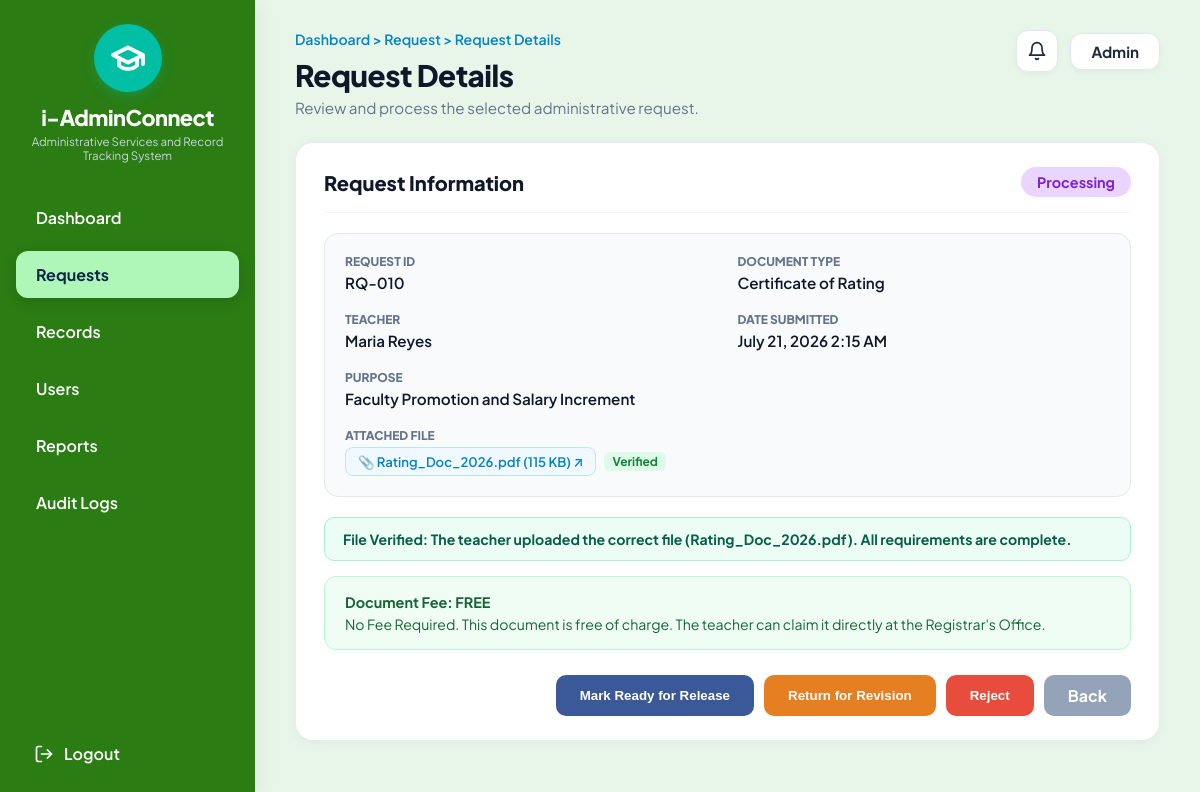
/request_details.php?id=2 (signed in), run on the app's committed database.
### tables this page shows
CREATE TABLE `requests` (
  `id` int(11) NOT NULL AUTO_INCREMENT,
  `tracking_number` varchar(50) NOT NULL,
  `user_id` int(11) NOT NULL,
  `request_type_id` int(11) NOT NULL,
  `purpose` text NOT NULL,
  `additional_notes` text DEFAULT NULL,
  `attached_filename` varchar(255) DEFAULT NULL,
  `file_size_kb` varchar(50) DEFAULT NULL,
  `file_verified` tinyint(1) DEFAULT 1,
  `status` enum('Pending','Under Review','Processing','Ready for Release','Released','Returned for Revision','Rejected') NOT NULL DEFAULT 'Pending',
  `current_stage` int(11) NOT NULL DEFAULT 1,
  `stage1_time` varchar(100) DEFAULT NULL,
  `stage2_time` varchar(100) DEFAULT NULL,
  `stage3_time` varchar(100) DEFAULT NULL,
  `stage4_time` varchar(100) DEFAULT NULL,
  `remarks` text DEFAULT NULL,
  `created_at` timestamp NOT NULL DEFAULT current_timestamp(),
  `updated_at` timestamp NOT NULL DEFAULT current_timestamp() ON UPDATE current_timestamp(),
  PRIMARY KEY (`id`),
  UNIQUE KEY `tracking_number` (`tracking_number`),
  KEY `user_id` (`user_id`),
  KEY `request_type_id` (`request_type_id`),
  CONSTRAINT `fk_req_type` FOREIGN KEY (`request_type_id`) REFERENCES `request_types` (`id`),
  CONSTRAINT `fk_req_user` FOREIGN KEY (`user_id`) REFERENCES `users` (`id`) ON DELETE CASCADE
);

CREATE TABLE `request_types` (
  `id` int(11) NOT NULL AUTO_INCREMENT,
  `code` varchar(30) NOT NULL,
  `name` varchar(150) NOT NULL,
  `target_role` enum('student','teacher','both') NOT NULL,
  `requirements` text NOT NULL,
  `fee` decimal(10,2) DEFAULT 0.00,
  `is_free` tinyint(1) DEFAULT 1,
  PRIMARY KEY (`id`),
  UNIQUE KEY `code` (`code`)
);

CREATE TABLE `users` (
  `id` int(11) NOT NULL AUTO_INCREMENT,
  `username` varchar(60) NOT NULL,
  `password` varchar(255) NOT NULL,
  `full_name` varchar(120) NOT NULL,
  `email` varchar(120) NOT NULL,
  `role` enum('student','teacher','admin') NOT NULL,
  `id_number` varchar(50) DEFAULT NULL,
  `department` varchar(100) DEFAULT NULL,
  `section` varchar(50) DEFAULT NULL,
  `year_level` varchar(50) DEFAULT NULL,
  `course` varchar(100) DEFAULT NULL,
  `status` enum('Active','Inactive','Dropped') NOT NULL DEFAULT 'Active',
  `created_at` timestamp NOT NULL DEFAULT current_timestamp(),
  PRIMARY KEY (`id`),
  UNIQUE KEY `username` (`username`),
  UNIQUE KEY `email` (`email`)
);

### request_details.php (the view, shortened to what this page needs)
<?php
$page_title_custom = '<div class="breadcrumb-nav">Dashboard &gt; Request &gt; Request Details</div><h1>Request Details</h1><p>Review and process the selected administrative request.</p>';
require_once __DIR__ . '/includes/header.php';
$req_id = (int)($_GET['id'] ?? 0);
$stmt = $pdo->prepare("SELECT r.*, u.full_name, u.role as requester_role, rt.name as request_type_name
    FROM requests r
    JOIN users u ON r.user_id = u.id
    JOIN request_types rt ON r.request_type_id = rt.id
    WHERE r.id = ?");
$stmt->execute([$req_id]);
$req = $stmt->fetch();
$back_url = ($user_role === 'registrar') ? 'assigned_requests.php' : 'manage_requests.php';
$status_class = strtolower(str_replace(' ', '-', $req['status']));
?>
<div class="content-card" style="max-width: 950px; margin: 0 auto;">
  <div style="display: flex; justify-content: space-between; align-items: center; border-bottom: 1px solid #f1f5f9; padding-bottom: 15px; margin-bottom: 20px;">
    <h2 style="font-size: 1.25rem; font-weight: 800; color: #0f172a;">Request Information</h2>
    <span class="badge-status <?= $status_class ?>" style="font-size: 0.9rem; padding: 6px 16px;">
      <?= htmlspecialchars($req['status']) ?>
    </span>
  </div>
  <div class="details-grid">
    <div>
      <div class="details-item-label">Request ID</div>
      <div class="details-item-val"><?= htmlspecialchars($req['tracking_number']) ?></div>
    </div>
    <div>
      <div class="details-item-label">Document Type</div>
      <div class="details-item-val"><?= htmlspecialchars($req['request_type_name']) ?></div>
    </div>
    <div>
      <div class="details-item-label"><?= strtoupper($req['requester_role']) ?></div>
      <div class="details-item-val"><?= htmlspecialchars($req['full_name']) ?></div>
    </div>
    <div>
      <div class="details-item-label">Date Submitted</div>
      <div class="details-item-val"><?= date('F j, Y g:i A', strtotime($req['created_at'])) ?></div>
    </div>
    <div style="grid-column: span 2;">
      <div class="details-item-label">Purpose</div>
      <div class="details-item-val"><?= htmlspecialchars($req['purpose']) ?></div>
    </div>
    <div style="grid-column: span 2;">
      <div class="details-item-label">Attached File</div>
      <div class="details-item-val" style="display: flex; align-items: center; gap: 8px;">
        <?php if (!empty($req['attached_filename'])): ?>
          <a href="view_file.php?id=<?= $req['id'] ?>" target="_blank" class="attachment-preview-btn" title="Click to view file in new tab">
            📎 <?= htmlspecialchars($req['attached_filename']) ?> (<?= htmlspecialchars($req['file_size_kb'] ?? 'File') ?>) ↗
          </a>
        <?php else: ?>
          <span style="color: #94a3b8;">None</span>
        <?php endif; ?>
        <span style="background: #dcfce7; color: #15803d; font-size: 0.75rem; font-weight: 700; padding: 2px 8px; border-radius: 6px;">Verified</span>
      </div>
    </div>
  </div>
  <div class="smart-guard-box" style="background: #ecfdf5; border-color: #a7f3d0; margin-bottom: 15px;">
    <div>
      <strong>File Verified:</strong> The <?= strtolower($req['requester_role']) ?> uploaded the correct file (<strong><?= htmlspecialchars($req['attached_filename'] ?? 'document') ?></strong>). All requirements are complete.
    </div>
  </div>
  <div class="requirements-panel" style="background: #f0fdf4; border-color: #bbf7d0; margin-bottom: 25px;">
    <div style="font-weight: 700; color: #166534;">Document Fee: FREE</div>
    <div style="font-size: 0.88rem; color: #166534; margin-top: 4px;">
      No Fee Required. This document is free of charge. The <?= strtolower($req['requester_role']) ?> can claim it directly at the Registrar's Office.
    </div>
  </div>
  <form method="POST" id="action-form" class="details-actions-row" style="flex-wrap: wrap; gap: 10px;">
    <?php if ($req['status'] !== 'Ready for Release' && $req['status'] !== 'Released'): ?>
      <button type="button" class="btn-action-approve" onclick="submitAction('approve')">Mark Ready for Release</button>
    <?php endif; ?>
    <button type="button" class="btn-action-revise" onclick="submitAction('revise')">Return for Revision</button>
    <button type="button" class="btn-action-reject" onclick="submitAction('reject')">Reject</button>
    <a href="<?= $back_url ?>" class="btn-action-back" style="text-decoration: none; display: inline-flex; align-items: center;">Back</a>
  </form>
</div>
<?php include __DIR__ . '/includes/footer.php'; ?>

### css/style.css (style rules this page uses)
:root { --navy-sidebar: #173b75; --navy-sidebar-dark: #122c59; --sidebar-active: #90c2f7; --sidebar-active-text: #0f274a; --teal-logo: #00bfa5; --bg-canvas: #e9eff6; --card-bg: #ffffff; --primary-blue: #0284c7; --primary-blue-hover: #0369a1; --text-dark: #1e293b; --text-muted: #64748b; --border-light: #e2e8f0; --status-pending-bg: #fef3c7; --status-pending-text: #b45309; --status-processing-bg: #e9d5ff; --status-processing-text: #7e22ce; --status-ready-bg: #dcfce7; --status-ready-text: #15803d; --status-rejected-bg: #fee2e2; --status-rejected-text: #b91c1c; --status-released-bg: #dbeafe; --status-released-text: #1d4ed8; }
* { box-sizing: border-box; margin: 0; padding: 0; }
body { font-family: 'Plus Jakarta Sans', 'Inter', -apple-system, BlinkMacSystemFont, sans-serif; background-color: var(--bg-canvas); color: var(--text-dark); min-height: 100vh; margin: 0; padding: 0; overflow-x: hidden; }
.header-greeting h1 { font-size: 1.85rem; font-weight: 800; color: #0f172a; letter-spacing: -0.5px; }
.header-greeting p { font-size: 0.95rem; color: var(--text-muted); margin-top: 4px; }
.content-card { background: var(--card-bg); border-radius: 18px; padding: 24px 28px; box-shadow: 0 2px 12px rgba(0, 0, 0, 0.04); border: 1px solid rgba(226, 232, 240, 0.8); margin-bottom: 24px; }
.badge-status { display: inline-block; padding: 5px 14px; border-radius: 20px; font-size: 0.8rem; font-weight: 700; text-align: center; }
.badge-status.processing { background-color: var(--status-processing-bg); color: var(--status-processing-text); }
.attachment-preview-btn { display: inline-flex; align-items: center; gap: 6px; color: #0284c7; font-weight: 600; text-decoration: none; background: #f0f9ff; border: 1px solid #bae6fd; padding: 5px 12px; border-radius: 8px; font-size: 0.82rem; transition: all 0.2s cubic-bezier(0.16, 1, 0.3, 1); }
.breadcrumb-nav { font-size: 0.88rem; color: #0284c7; font-weight: 600; margin-bottom: 8px; }
.requirements-panel { background-color: #dcfce7; border: 1px solid #86efac; border-radius: 12px; padding: 16px 20px; margin-top: 8px; font-size: 0.9rem; color: #14532d; }
.smart-guard-box { background-color: #d1fae5; border: 1px solid #6ee7b7; color: #065f46; border-radius: 10px; padding: 12px 18px; font-size: 0.88rem; font-weight: 700; display: flex; align-items: center; gap: 10px; margin-top: 14px; }
.details-grid { display: grid; grid-template-columns: 1fr 1fr; gap: 20px; margin: 20px 0; background: #f8fafc; padding: 20px; border-radius: 14px; border: 1px solid #e2e8f0; }
.details-item-label { font-size: 0.75rem; font-weight: 800; color: #64748b; text-transform: uppercase; margin-bottom: 4px; }
.details-item-val { font-size: 0.95rem; font-weight: 600; color: #0f172a; }
.details-actions-row { display: flex; gap: 12px; justify-content: flex-end; margin-top: 25px; }
.btn-action-approve { background-color: #3b5998; color: white; border: none; padding: 10px 24px; border-radius: 10px; font-weight: 700; cursor: pointer; }
.btn-action-revise { background-color: #e67e22; color: white; border: none; padding: 10px 24px; border-radius: 10px; font-weight: 700; cursor: pointer; }
.btn-action-reject { background-color: #e74c3c; color: white; border: none; padding: 10px 24px; border-radius: 10px; font-weight: 700; cursor: pointer; }
.btn-action-back { background-color: #94a3b8; color: white; border: none; padding: 10px 24px; border-radius: 10px; font-weight: 700; cursor: pointer; }
html { scroll-behavior: smooth; scroll-padding-top: 80px; }

### data on the page
requests: status "Processing", tracking_number "RQ-010", request_type.name "Certificate of Rating", user.role "TEACHER", user.full_name "Maria Reyes", created_at "July 21, 2026 2:15 AM", purpose "Faculty Promotion and Salary Increment", attached_filename "Rating_Doc_2026.pdf", file_size_kb "115 KB", user.role "teacher"

### other printed values
$user_role "Admin"
